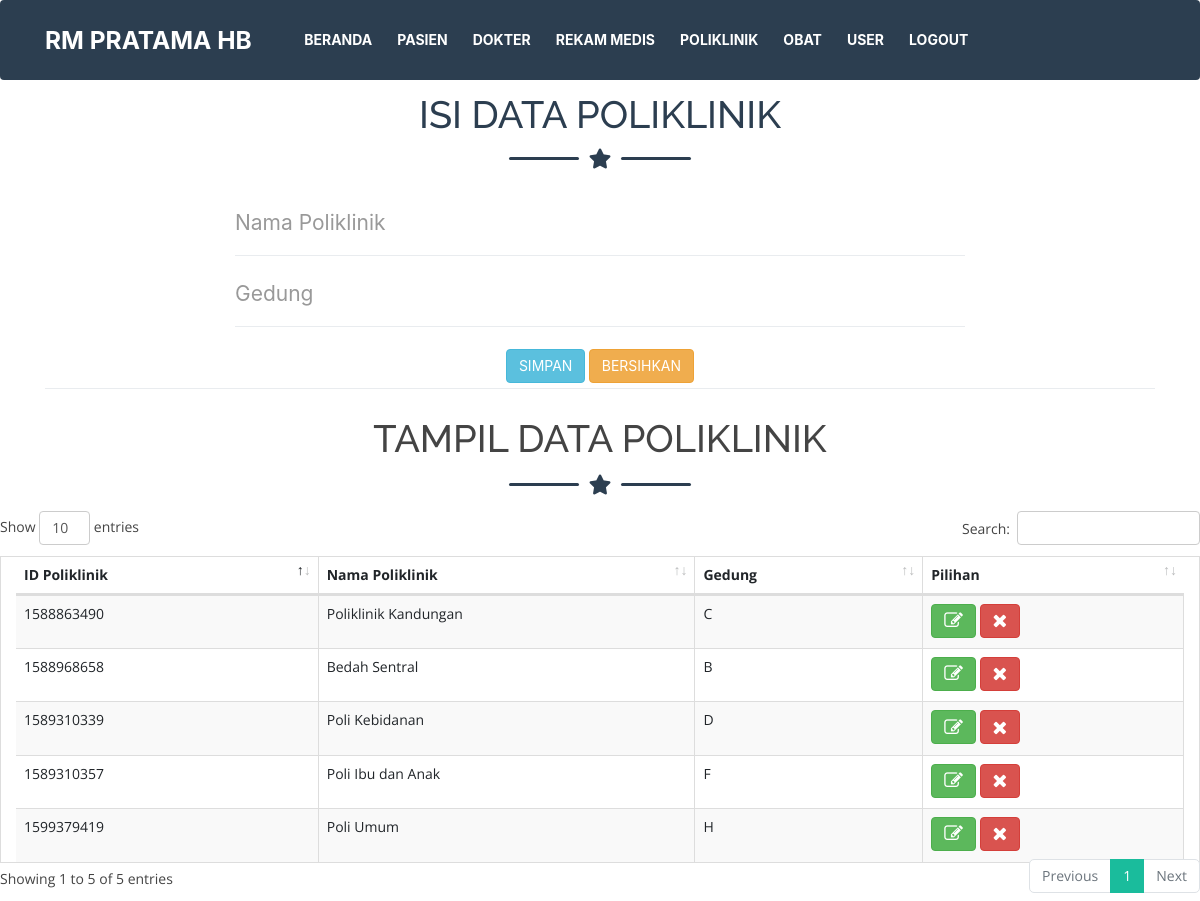
The page /admin/poliklinik.php (signed in) on the database its author committed.
### tables this page shows
CREATE TABLE `tb_poliklinik` (
  `id_poliklinik` varchar(50) NOT NULL,
  `nama_poliklinik` varchar(50) NOT NULL,
  `gedung` varchar(50) NOT NULL
);

### admin/poliklinik.php (the view, shortened to what this page needs)
<!DOCTYPE html>
<html>
<head>
	<link  	rel="stylesheet" type="text/css" href="lib/css/csstables/dataTables.bootstrap4.min.css" >
	<link 	rel="stylesheet" type="text/css" href="lib/css/csstables/bootstrap.css" >
	<link rel="stylesheet" href="css/AdminLTE.min.css">
	 <link href="lib/css/freelancer.min.css" rel="stylesheet">
	 <link href="lib/vendor/fontawesome-free/css/all.min.css" rel="stylesheet" type="text/css">
  	<link href="lib/bootstrap/css/bootstrap.min.css" rel="stylesheet">
  	<link href="lib/nivo-slider/css/nivo-slider.css" rel="stylesheet">
  	<link href="lib/owlcarousel/owl.carousel.css" rel="stylesheet">
  	<link href="lib/owlcarousel/owl.transitions.css" rel="stylesheet">
  	<link href="lib/font-awesome/css/font-awesome.min.css" rel="stylesheet">
  	<link href="lib/animate/animate.min.css" rel="stylesheet">
 	 <link href="lib/venobox/venobox.css" rel="stylesheet">
  	<link href="lib/css/style.css" rel="stylesheet">
 	 <link href="lib/css/responsive.css" rel="stylesheet">
 	 <link href="lib/css/font-awesome.css" rel="stylesheet">
<body id="page-top">
</head>
<?php
include 'menu.php';
include"config.php";
$table = "tb_poliklinik";?>
<?php
function tambah($koneksi){
	?>
<nav class="navbar" id="mainNav">
<form action="" method="POST"  >
	 <div class="container">
      <h2 class="page-section-heading text-center text-uppercase text-secondary mb-0">ISI DATA POLIKLINIK</h2>
      <div class="divider-custom">
        <div class="divider-custom-line"></div>
        <div class="divider-custom-icon">
          <i class="fas fa-star"></i>
        </div>
        <div class="divider-custom-line"></div>
      </div>
      <div class="row">
        <div class="col-lg-8 mx-auto">
       			<fieldset>
            	<div class="control-group">
	              	<div class="form-group floating-label-form-group controls mb-0 pb-2">
		                <input class="form-control" id="nama_poliklinik" name="nama_poliklinik" type="text" placeholder="Nama Poliklinik" required="required" data-validation-required-message="Silahkan Masukkan Nama Poliklinik">
              		</div>
            	</div>
            	<div class="control-group">
	              <div class="form-group floating-label-form-group controls mb-0 pb-2">
	                <input class="form-control" id="gedung" type="text" name="gedung" placeholder="Gedung" required="required" data-validation-required-message="Silahkan Masukkan Gedung Poliklinik">
	              </div>
	            </div>
	            </div>
            	</div>
            <br>
	            	<div class="control-group">
	            		<div class="form-group floating-label-form-group controls mb-0 pb-2" align=center>
			            	<button type="submit" name="btn_simpan" button class="btn btn-primary btn-info" id="sendMessageButton"/>SIMPAN</button>
							<button type="reset"  name="reset" button class="btn btn-primary btn-warning" />BERSIHKAN</button>
	            		</div>
	            	</div>
          </form>
              </nav>
<?php
}
function tampil_data($koneksi){
	$sql = "SELECT * FROM tb_poliklinik";
	$query = mysqli_query($koneksi, $sql);
	echo "<fieldset>";
	echo "<h2 class=page-section-heading text-center text-uppercase text-secondary mb-0 align=center>TAMPIL DATA POLIKLINIK</h2>";
	echo "
      <div class='divider-custom'>
        <div class='divider-custom-line'></div>
        <div class='divider-custom-icon'>
          <i class='fas fa-star'></i>
        </div>
        <div class='divider-custom-line'></div>
      </div>";
	echo "<table class='table table-striped table-bordered container' id='yuk' style='width:100%'>";
	?>
	<thead>
	<?php
	echo "
		  <tr>
			<th>ID Poliklinik</th>
			<th>Nama Poliklinik</th>
			<th>Gedung</th>
			<th>Pilihan</th>
		  </tr>";
		  ?>
	</thead>
	<tbody>
<?php
	while($data = mysqli_fetch_array($query)){
		?>
			<tr align=justify>
				<td><?php echo $data['id_poliklinik']; ?>		</td>
				<td><?php echo $data['nama_poliklinik']; ?>		</td>
				<td><?php echo $data['gedung']; ?>			</td>
				<td>
						<a href="poliklinik.php?aksi=update&id_poliklinik=<?php echo $data['id_poliklinik']; ?>
						&nama_poliklinik=		<?php echo $data['nama_poliklinik']; ?>
						&gedung=				<?php echo $data['gedung']; ?>"
					<button class="btn btn-success">
					<i class="icon-large icon-edit"></a></i></button>
					<a href="poliklinik.php?aksi=delete&id_poliklinik=<?php echo $data['id_poliklinik']; ?>"
					<button class="btn btn-danger" >
					<i class="icon-large icon-remove"></a></i></button>
				</td>
		<?php
	}
	echo "</tbody></table>";
	echo "</fieldset>";
}
		?>
		<?php
if (isset($_GET['aksi'])){
	switch($_GET['aksi']){
		case "create":
			echo"<button class='btn btn-success'><a href='poliklinik.php'>Home</a> </button> ";
			tambah($koneksi);
			break;
		case "read":
			tampil_data($koneksi);
			break;
		case "update":
			ubah($koneksi);
			tampil_data($koneksi);
			break;
		case "delete":
			hapus($koneksi);
			break;
		default:
			echo "<h3>Aksi <i>".$_GET['aksi']."</i> tidaka ada!</h3>";
			tambah($koneksi);
			tampil_data($koneksi);
	}
} else {
	tambah($koneksi);
	tampil_data($koneksi);
}
?>
</body>
</html>

### rows shown on the page
tb_poliklinik: id_poliklinik "1588863490", nama_poliklinik "Poliklinik Kandungan", gedung "C"
tb_poliklinik: id_poliklinik "1588968658", nama_poliklinik "Bedah Sentral", gedung "B"
tb_poliklinik: id_poliklinik "1589310339", nama_poliklinik "Poli Kebidanan", gedung "D"
tb_poliklinik: id_poliklinik "1589310357", nama_poliklinik "Poli Ibu dan Anak", gedung "F"
tb_poliklinik: id_poliklinik "1599379419", nama_poliklinik "Poli Umum", gedung "H"
